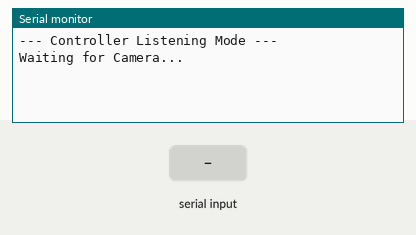
Bench run of a sketch on a simulated ESP32. On the bench: the last lines printed to the serial monitor. The test bench sets the inputs (shaded band).

Above: at 1.2 s.
1.3 s: "1\n" received over the second serial link
At 2.0 s:
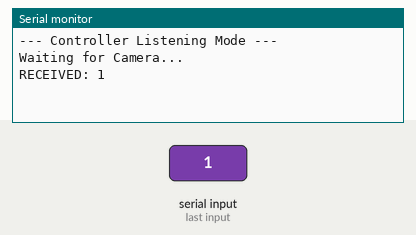
2.8 s: "0\n" received over the second serial link
At 3.2 s:
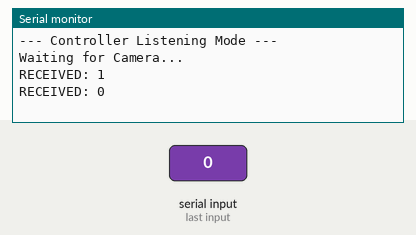
4.3 s: "2\n" received over the second serial link
At 5.5 s:
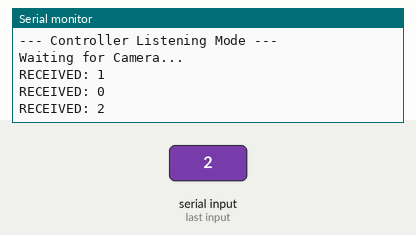

The sketch:

testuart_cont_listenCam.ino
```cpp
#include <Arduino.h>

// Define the pins you are using for the Camera
#define CAM_RX_PIN 32
#define CAM_TX_PIN 33

void setup() {
  // 1. Start USB Serial (To talk to PC)
  Serial.begin(115200);
  Serial.println("--- Controller Listening Mode ---");
  Serial.println("Waiting for Camera...");

  // 2. Start Camera Serial (To talk to Camera)
  // We MUST match the Camera's speed (115200)
  Serial1.begin(115200, SERIAL_8N1, CAM_RX_PIN, CAM_TX_PIN);
}

void loop() {
  // If data comes from Camera (Serial1) -> Send to PC (Serial)
  if (Serial1.available()) {
    String msg = Serial1.readStringUntil('\n');
    Serial.print("RECEIVED: ");
    Serial.println(msg);
  }
}
```

Measured:
- after the input at 1.3 s, the serial monitor: prints a new line at once (image 1)
- after the input at 2.8 s, the serial monitor: prints a new line at once (image 2)
- after the input at 4.3 s, the serial monitor: prints a new line at once (image 3)
